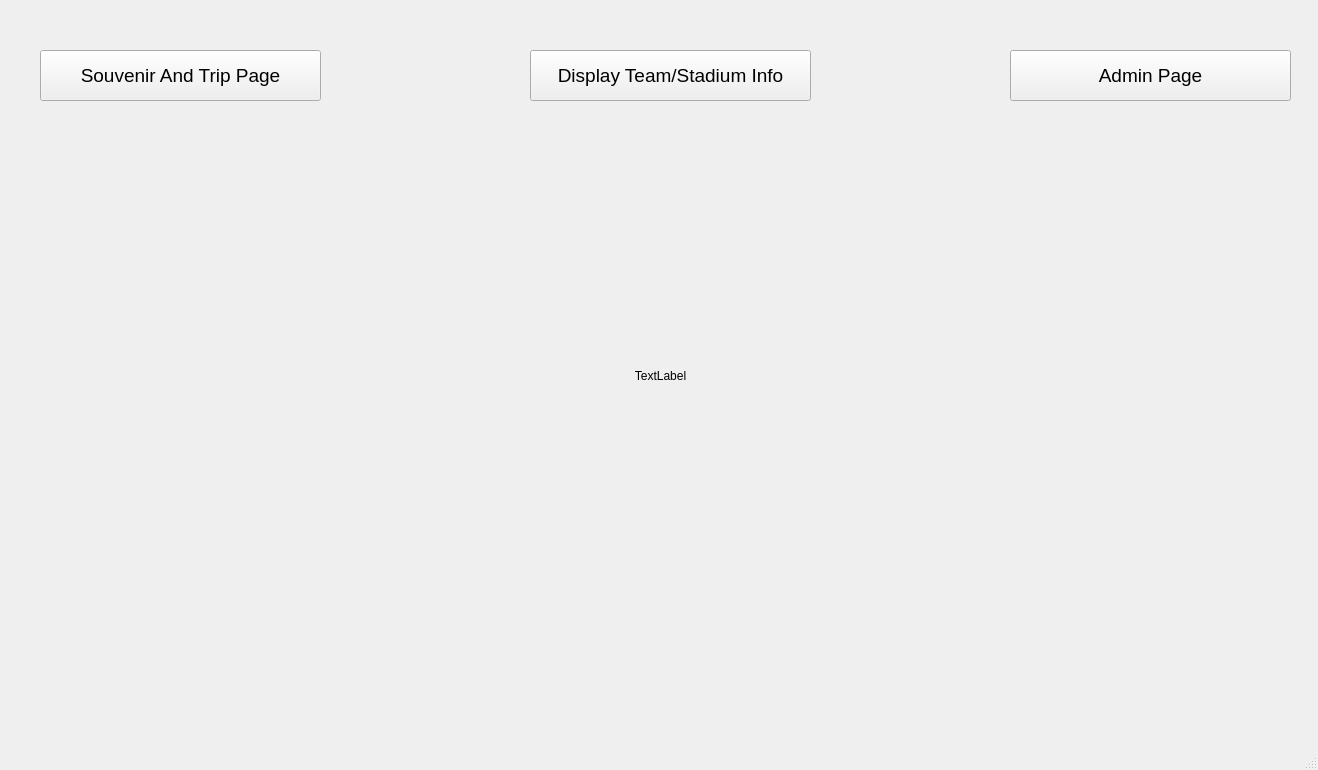
<?xml version="1.0" encoding="UTF-8"?>
<ui version="4.0">
 <class>MainWindow</class>
 <widget class="QMainWindow" name="MainWindow">
  <property name="geometry">
   <rect>
    <x>0</x>
    <y>0</y>
    <width>1318</width>
    <height>770</height>
   </rect>
  </property>
  <property name="windowTitle">
   <string>MainWindow</string>
  </property>
  <widget class="QWidget" name="centralwidget">
   <widget class="QPushButton" name="Admin_Page_PushButton">
    <property name="geometry">
     <rect>
      <x>1010</x>
      <y>50</y>
      <width>281</width>
      <height>51</height>
     </rect>
    </property>
    <property name="font">
     <font>
      <pointsize>14</pointsize>
     </font>
    </property>
    <property name="text">
     <string>Admin Page</string>
    </property>
   </widget>
   <widget class="QPushButton" name="Display_Team_Stadium_Info">
    <property name="geometry">
     <rect>
      <x>530</x>
      <y>50</y>
      <width>281</width>
      <height>51</height>
     </rect>
    </property>
    <property name="font">
     <font>
      <pointsize>14</pointsize>
     </font>
    </property>
    <property name="text">
     <string>Display Team/Stadium Info</string>
    </property>
   </widget>
   <widget class="QPushButton" name="Souvenir_And_Trip_PushButton">
    <property name="geometry">
     <rect>
      <x>40</x>
      <y>50</y>
      <width>281</width>
      <height>51</height>
     </rect>
    </property>
    <property name="font">
     <font>
      <pointsize>14</pointsize>
     </font>
    </property>
    <property name="text">
     <string>Souvenir And Trip Page</string>
    </property>
   </widget>
   <widget class="QLabel" name="Image_Label">
    <property name="geometry">
     <rect>
      <x>0</x>
      <y>0</y>
      <width>1321</width>
      <height>751</height>
     </rect>
    </property>
    <property name="text">
     <string>TextLabel</string>
    </property>
    <property name="alignment">
     <set>Qt::AlignCenter</set>
    </property>
   </widget>
   <zorder>Image_Label</zorder>
   <zorder>Admin_Page_PushButton</zorder>
   <zorder>Display_Team_Stadium_Info</zorder>
   <zorder>Souvenir_And_Trip_PushButton</zorder>
  </widget>
  <widget class="QMenuBar" name="menubar">
   <property name="geometry">
    <rect>
     <x>0</x>
     <y>0</y>
     <width>1318</width>
     <height>20</height>
    </rect>
   </property>
  </widget>
  <widget class="QStatusBar" name="statusbar"/>
 </widget>
 <resources/>
 <connections/>
</ui>
